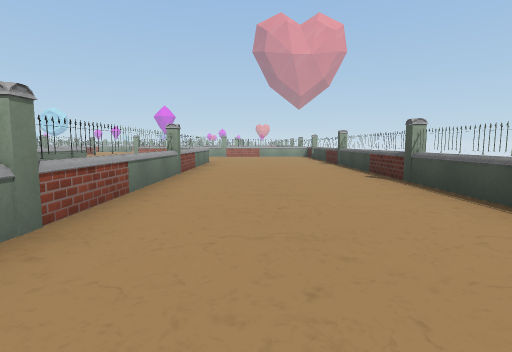
[1] (above)

17 first-person views from a walk through a scene from a Unity 3-D project. The camera is 1.2 m above the floor, tilts 6° down and sees 80° across. The floor is counted in squares, 2 m on a side. Each view is taken from the middle of a square. On the plan, view 1 faces up. The plan holds only what a view shows up to about 9 squares ahead; the rest is blank. The place goes on beyond the plan. The player is left out. Some surface patterns are stand-ins.

[2]
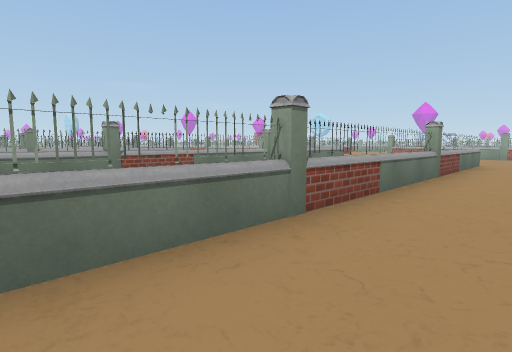

[3]
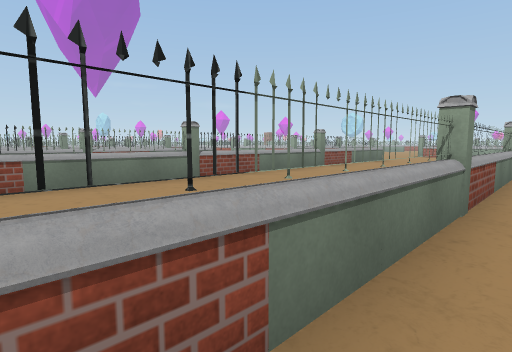

[4]
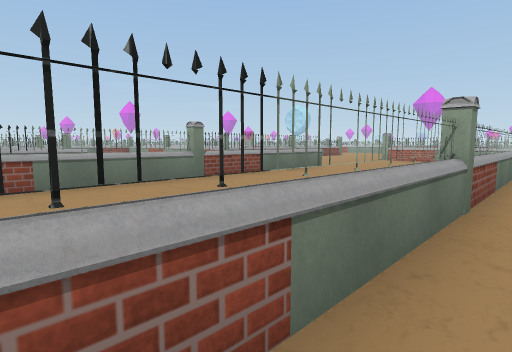

[5]
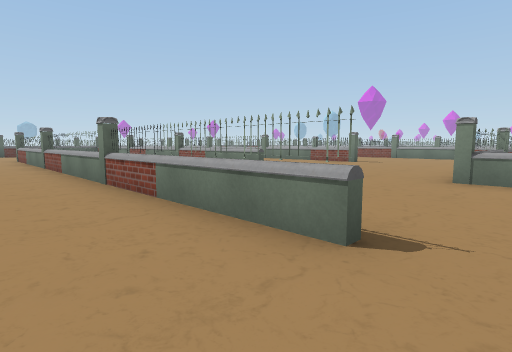

[6]
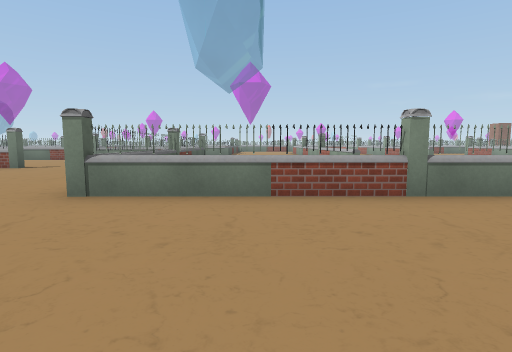

[7]
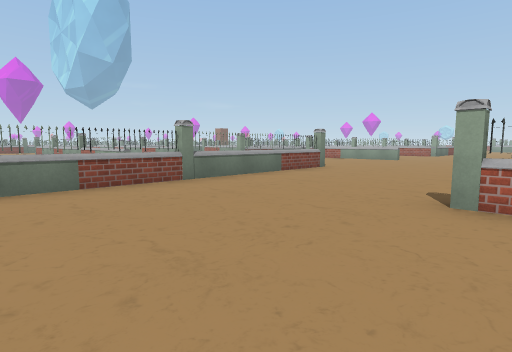

[8]
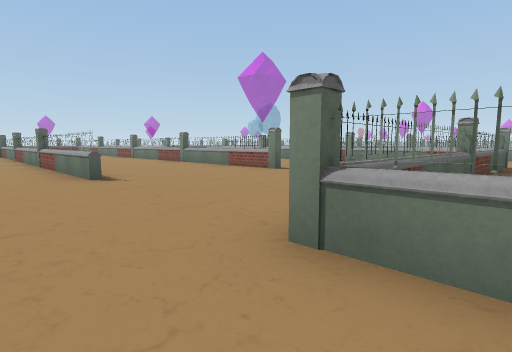

[9]
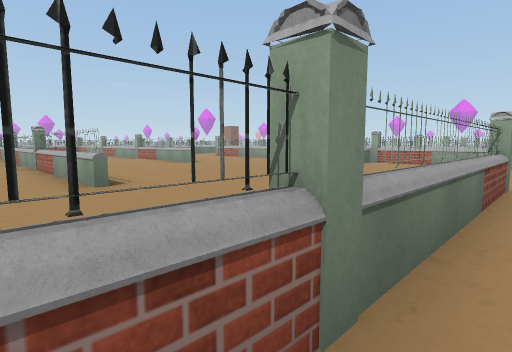

[10]
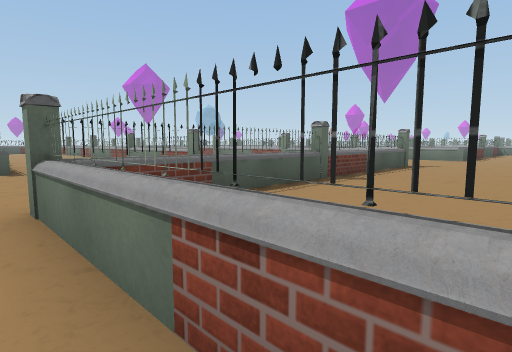

[11]
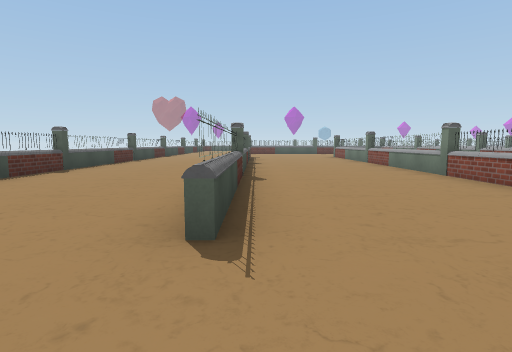

[12]
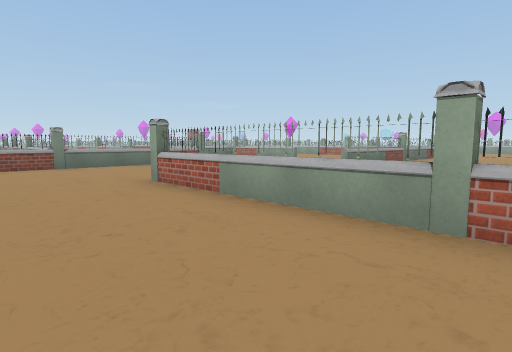

[13]
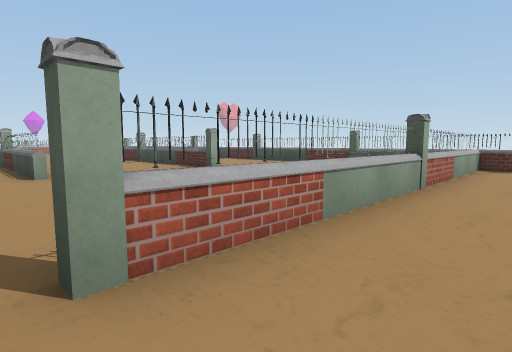

[14]
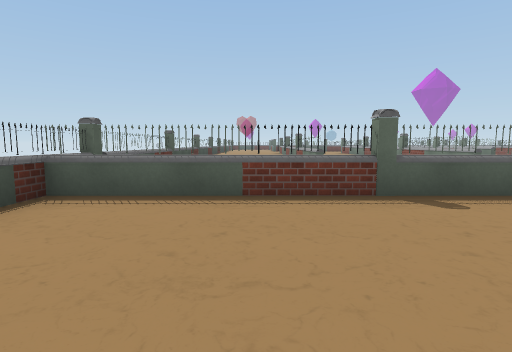

[15]
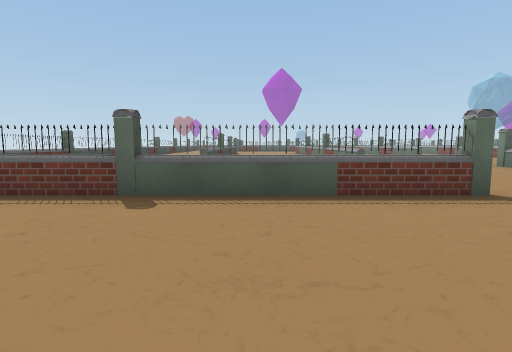

[16]
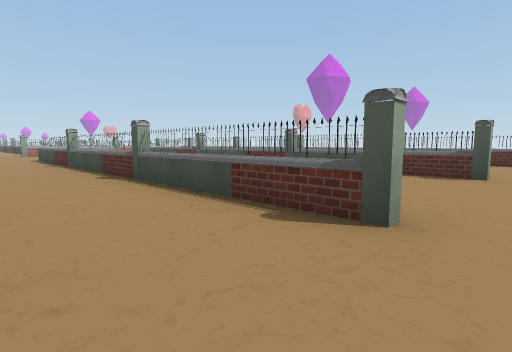

[17]
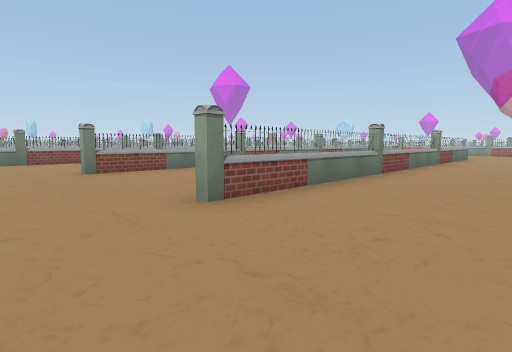

### Floor plan
Points are (right, up) in squares from view 1. A wall is a line through its corners. A room is listed if a view was taken in it or the views show most of it. See-through windows are left out.
Room 1 (views 1, 2, 3, 4, 5, 6, 7, 8, 9, 10, 11, 12, 13, 14, 15)
walls: (-5.6, 7.6) (-5.6, 6.4); (-5.8, 6.4) (-5.8, 7.4); (-1.6, 7.5) (-1.6, 6.4); (-1.7, 6.6) (-1.7, 7.6); (-4.4, 14.3) (-5.7, 14.3); (-5.6, 3.6) (-5.6, 2.4); (-5.8, 14.5) (-4.4, 14.5); (-11.2, 10) (-10.4, 10); (-9.5, 13.5) (-9.5, 12.4); (-9.6, 13.4) (-9.5, 12.5); (-1.6, 3.5) (-1.6, 2.4); (-1.6, 14.5) (0.2, 14.5); (-1.7, 3.4) (-1.6, 2.6); (-5.8, 2.4) (-5.8, 3.4); (-9.5, 3.2) (-9.5, 1.4); (-1.7, 2.4) (-1.7, 3.5); (2.4, 8.9) (2.4, 10.6); (0.3, 14.3) (-1.6, 14.3); (2.4, 4.8) (2.4, 6.6); (2.4, 13.6) (2.4, 14.6); (-13.6, 6.1) (-13.6, 4.5); (-14.4, 10) (-13.5, 10); (-5.6, -0.5) (-5.6, -2.3); (-1.6, -0.5) (-1.6, -2.2); (-9.5, 18.1) (-9.5, 16.4); (-1.7, -0.7) (-1.6, -1.6); (-1.7, -2.2) (-1.7, -0.8); (2.4, -2.1) (2.4, -1.6)
ways out: opening at (-9.1, 5.2) to room 2; gap at (-10, 18)
objects: other object (-15, 15); other object (-14, 15); other object (-13, 10); other object (-12, 10); other object (-10, 4); other object (-10, 5); other object (-10, 10); other object (-10, 11); other object (-10, 12); other object (-10, 14); other object (-10, 15); other object (-10, 16); other object (-6, 0); other object (-6, 1); other object (-6, 2); other object (-6, 4); other object (-6, 5); other object (-6, 6); other object (-6, 8); other object (-6, 9); other object (-6, 10); other object (-4, 14); other object (-3, 14); other object (-2, 0); other object (-2, 1); other object (-2, 2); other object (-2, 4); other object (-2, 5); other object (-2, 6); other object (-2, 8); other object (-2, 9); other object (-2, 10); other object (-2, 14); other object (1, 14); other object (2, 14); other object (3, -1); other object (3, 3); other object (3, 4); other object (3, 7); other object (3, 8); other object (3, 11); other object (3, 12); other object (3, 13); other object (3, 15); other object (3, 16); other object (3, 17)
Room 2 (views 16, 17)
walls: (-9.5, -1.8) (-9.5, -2.6); (-17.6, 10.1) (-17.6, 8.5); (-15.4, 10) (-14.4, 10); (-5.8, -2.2) (-5.8, -0.5); (-15.7, 14.3) (-17.4, 14.3)
ways out: opening at (-9.1, 5.2) to room 1
objects: other object (-20, 15); other object (-19, 15); other object (-18, 8); other object (-18, 15); other object (-17, 10); other object (-16, 10); other object (-14, 4); other object (-10, -3); other object (-10, -1); other object (-10, 0); other object (-10, 1)

Where each view was taken, in squares from view 1:
view 1: 0 up, 0 right, facing up
view 2: 0 up, 0 right, facing up-left
view 3: 1 down, 1 left, facing up-left
view 4: 3 up, 1 left, facing up-left
view 5: 11 up, 4 left, facing down-left
view 6: 12 up, 6 left, facing left
view 7: 11 up, 5 left, facing up-left
view 8: 11 up, 8 left, facing down-left
view 9: 13 up, 9 left, facing up-left
view 10: 13 up, 9 left, facing down-left
view 11: 12 up, 2 left, facing down
view 12: 12 up, 1 left, facing up-left
view 13: 13 up, 6 left, facing up-right
view 14: 18 up, 0 right, facing down
view 15: 18 up, 3 left, facing down
view 16: 3 down, 8 left, facing up-right
view 17: 4 down, 1 right, facing up-left
